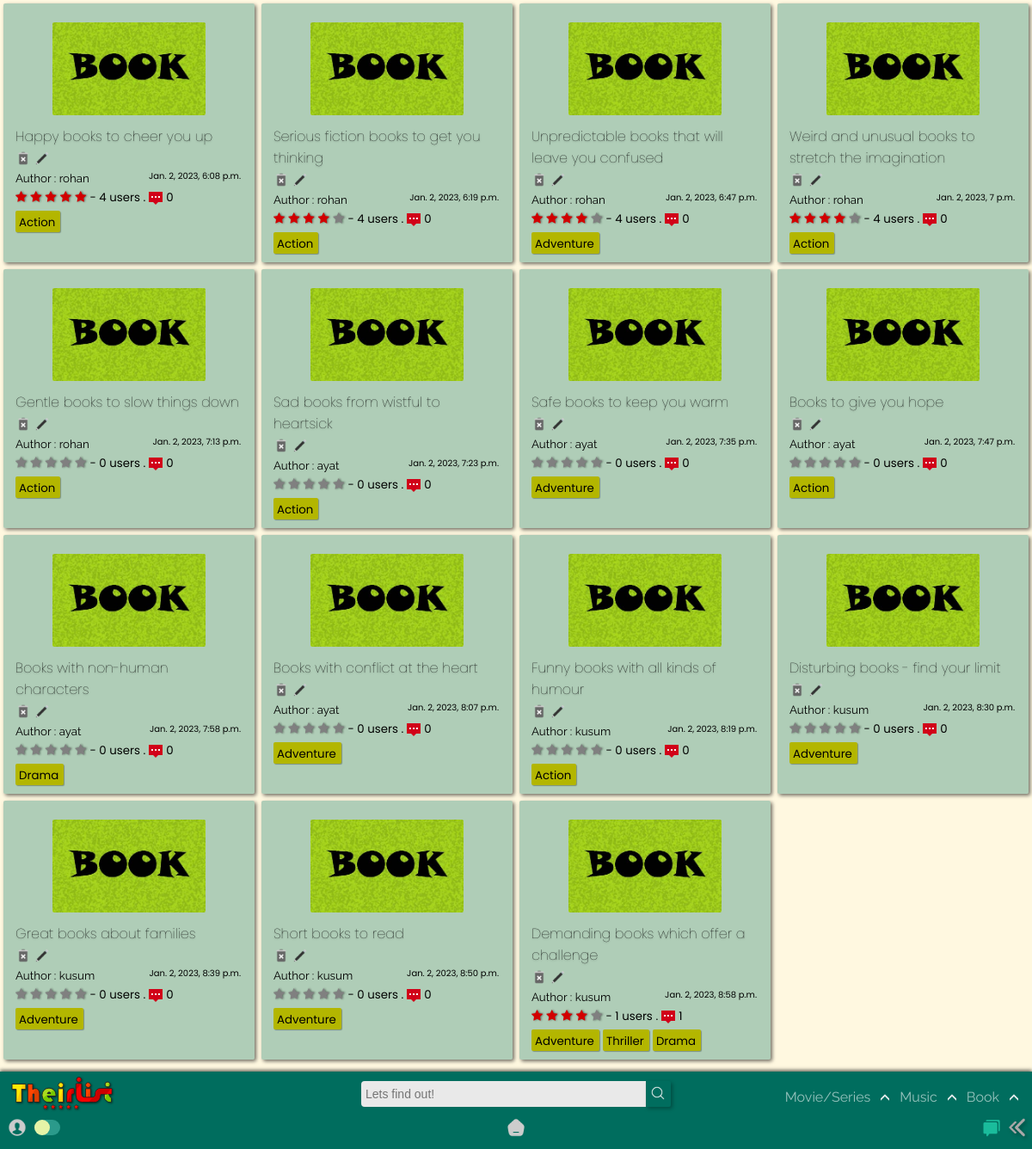
Screenshot of /home/book/ with the database file from the repository.
### app/models.py (models this page shows, shortened)
class BookList(models.Model):
    title = models.CharField(max_length=120)
    creator = models.ForeignKey(User,on_delete=models.SET_NULL,blank=True, null=True)
    genre = models.ManyToManyField('BookGenre',blank=True)
    posted = models.DateTimeField(default=now)
    content = RichTextField(null=True,default=' ')
    type = models.CharField(max_length=10,default="book")
    spoiler_choices = [(False, 'No'),(True, 'Yes')]
    spoiler = models.BooleanField(default=False,null=True, choices = spoiler_choices)
    slug = models.SlugField(max_length= 300,null=True, blank = True, unique=True)
    def average_rating(self) -> float:
        return BookStarr.objects.filter(list=self).aggregate(Avg("rate"))["rate__avg"] or 0
    def count_rating(self):
        return BookStarr.objects.filter(list=self).count()
    def count_comments(self):
        return BookReview.objects.filter(BookList=self).count()

class BookGenre(models.Model):
    name = models.CharField(max_length=150)
    def __str__(self):
        return self.name

### app/views.py (the view)
# urls.py: path('book/',views.book, name='book'),
def book(request,query=None):
    if not query:
        qs = BookList.objects.all()
    else:
        qs = BookList.objects.filter(genre__name__icontains=query)
    return render(request, 'app/book.html', {'query': qs, 'result' : query} )

### templates/app/book.html (shortened to what this page needs)
{% extends "index.html" %}
{% load static %}
{% block content %}
<section>
    <div class="contain-sec" id="contain-sec4">
      {% for film in query %}
      <div class="elements">
        <div class="thumb">
          <img src="{% static 'app/images/book-poster.jpg' %}" width="100px" />
        </div>
        <div class="Title">
          <a href="{% url 'app:booklist_detail' film.slug %}"><h4 class="tit"  id="tit">{{film.title}}</h4></a>
          {% if user.id == film.creator.id %}
          <a href="{% url 'app:delete_book' film.slug %}"><img src ="{% static 'app/images/delete.png' %}"></a>
          <a href="{% url 'app:update_booklist' film.slug %}"><img src ="{% static 'app/images/edit.png' %}"></a>
          {% else %}
          <img src ="{% static 'app/images/delete-dis.png' %}">
          <img src ="{% static 'app/images/edit-dis.png' %}">
          {% endif %}
        </div>
        <div class="Author">
          <small>Author : {{film.creator.username}}<span>{{film.posted}}</span></small>
        </div>
        <div class="rating">
          <span class="star-headline">
            <span class="fa fa-star {% if film.average_rating > 0 %} checked {% endif %}"></span>
            <span class="fa fa-star {% if film.average_rating > 1 %} checked {% endif %}"></span>
            <span class="fa fa-star {% if film.average_rating > 2 %} checked {% endif %}"></span>
            <span class="fa fa-star {% if film.average_rating > 3 %} checked {% endif %}" ></span>
            <span class="fa fa-star {% if film.average_rating > 4 %} checked {% endif %}"></span>
          </span>
          <small> - {{film.count_rating}} users .<img class="comments_count" src="{% static 'app/images/comments.png' %}">{{film.count_comments}}</small>
        </div>
          {% for tag in film.genre.all %}
          <div class="Genre">
            <a href="{% url 'app:book' query=tag %}">
              <small>{{ tag }}</small>
            </a>
          </div>
            {% empty %}
            No tags!
          {% endfor %}
      </div>
      {% endfor %}
    </div>
  </section>
{% endblock content %}

### static/app/css/desk.css (style rules this page uses)
:root { --rd: #D10000; --white: rgb(233, 233, 233); --rd2: #9DAAF2; --dark: #1d1d1d; --teal: rgb(0, 109, 94); }
* { -webkit-tap-highlight-color: transparent; margin: 0; padding: 0; box-sizing: border-box; }
body { -webkit-tap-highlight-color: transparent; background-color: #fff5d1ab; text-decoration: none; height: 100vh; display: flex; flex-direction: column; font-family: 'Raleway', sans-serif; }
.Title img { height: 18px!important; }
.Genre small { padding: 0 0; margin-right: 2px; }
.fa { color: grey; filter: drop-shadow(1px 0px 1px rgba(0, 0, 0, 0.493)); }
.star-headline .checked { color: #D10000; }
.star-headline span { font-size: 14px; }
.comments_count { height: 16px; margin-bottom: -4px; margin-left: 4px; margin-right: 4px; }

### static/app/css/content_css.css (style rules this page uses)
section { position: relative; z-index: 0; }
.contain-sec { padding-top: 0px; display: grid; width: 100%; color: black; grid-template-rows: repeat(auto-fit, minmax(100px, 1fr)); grid-template-columns: repeat(auto-fit, minmax(250px, 1fr)); position: relative; margin-bottom: 100px; }
.elements { padding: 10px 14px; width: auto; cursor: pointer; background-color: rgba(0, 109, 94, 0.315); margin: 4px; border-radius: 2px; position: relative; box-shadow: 2px 2px 4px #00000090; transition: all 250ms ease-in-out; }
.thumb { display: grid; justify-content: center; }
.thumb img { height: 108px; width: auto; border-radius: 2px; margin: 12px; }
.tit { font-family: Poppins; font-size: 1em; font-weight: lighter; transition: all 250ms ease-in-out; margin-bottom: 4px; text-shadow: 0px 1px 2px #0000005b; }
.Author span { position: absolute; margin-right: 16px; right: 0; cursor: pointer; font-size: 10px; font-family: 'Poppins', sans-serif; }
.rating { font-family: 'Poppins', sans-serif; }
.Genre { margin: 0px 0px; margin-top: 4px; padding: 0px 4px; border-radius: 2px; background-color: rgb(179, 182, 0); color: rgb(0, 0, 0); width: max-content; cursor: pointer; display: inline-block; box-shadow: 1px 1px 1px #0000004b; font-family: 'Poppins', sans-serif; transition: all 350ms ease-in-out; }

### templates/app/book.html (style rules this page uses)
.Title img { height: 14px; }

### rows the page displays
BookList: title "Happy books to cheer you up", creator.username "rohan", posted "Jan. 2, 2023, 6:08 p.m.", count_rating "4", count_comments "0"
BookGenre: name "Action"
BookList: title "Serious fiction books to get you thinking", creator.username "rohan", posted "Jan. 2, 2023, 6:19 p.m.", count_rating "4", count_comments "0"
BookList: title "Unpredictable books that will leave you confused", creator.username "rohan", posted "Jan. 2, 2023, 6:47 p.m.", count_rating "4", count_comments "0"
BookGenre: name "Adventure"
BookList: title "Weird and unusual books to stretch the imagination", creator.username "rohan", posted "Jan. 2, 2023, 7 p.m.", count_rating "4", count_comments "0"
BookList: title "Gentle books to slow things down", creator.username "rohan", posted "Jan. 2, 2023, 7:13 p.m.", count_rating "0", count_comments "0"
BookList: title "Sad books from wistful to heartsick", creator.username "ayat", posted "Jan. 2, 2023, 7:23 p.m.", count_rating "0", count_comments "0"
BookList: title "Safe books to keep you warm", creator.username "ayat", posted "Jan. 2, 2023, 7:35 p.m.", count_rating "0", count_comments "0"
BookList: title "Books to give you hope", creator.username "ayat", posted "Jan. 2, 2023, 7:47 p.m.", count_rating "0", count_comments "0"
BookList: title "Books with non-human characters", creator.username "ayat", posted "Jan. 2, 2023, 7:58 p.m.", count_rating "0", count_comments "0"
BookGenre: name "Drama"
BookList: title "Books with conflict at the heart", creator.username "ayat", posted "Jan. 2, 2023, 8:07 p.m.", count_rating "0", count_comments "0"
BookList: title "Funny books with all kinds of humour", creator.username "kusum", posted "Jan. 2, 2023, 8:19 p.m.", count_rating "0", count_comments "0"
BookList: title "Disturbing books - find your limit", creator.username "kusum", posted "Jan. 2, 2023, 8:30 p.m.", count_rating "0", count_comments "0"
BookList: title "Great books about families", creator.username "kusum", posted "Jan. 2, 2023, 8:39 p.m.", count_rating "0", count_comments "0"
BookList: title "Short books to read", creator.username "kusum", posted "Jan. 2, 2023, 8:50 p.m.", count_rating "0", count_comments "0"
BookList: title "Demanding books which offer a challenge", creator.username "kusum", posted "Jan. 2, 2023, 8:58 p.m.", count_rating "1", count_comments "1"
BookGenre: name "Thriller"
